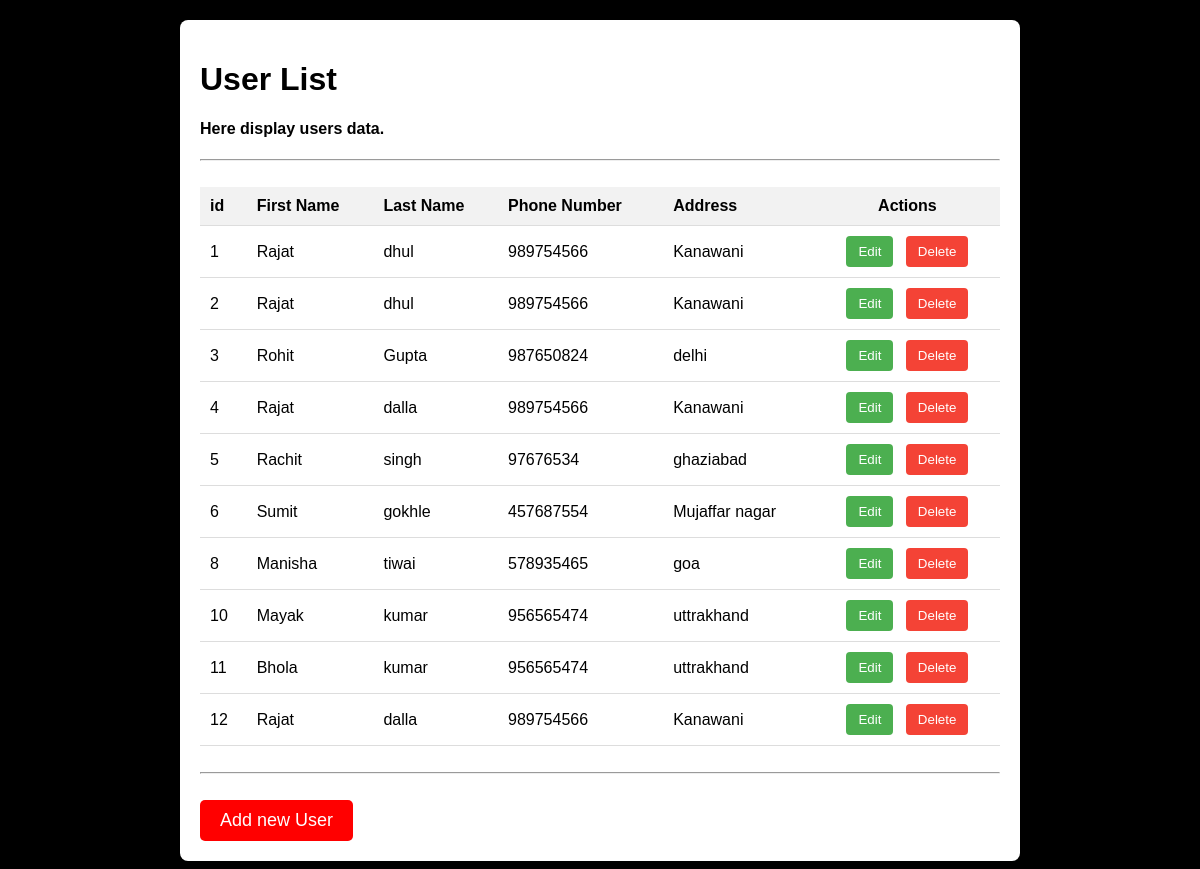
/index, run on the app's committed database.
### app.py (models this page shows)
class User(db.Model):
    id = db.Column(db.Integer, primary_key=True)
    first_name = db.Column(db.String(100), nullable=False, unique=False)
    last_name = db.Column(db.String(100), nullable=False, unique=False)
    phone_no = db.Column(db.String(15), nullable=False)
    address = db.Column(db.String(100), nullable=False)

### app.py (the view)
@app.route('/index', methods=['GET'])
def index():
    data = User.query.all()
    return render_template('index.html', data=data)

### templates/index.html (shortened to what this page needs)
<!DOCTYPE html>
<html lang="en">
<head>
</head>
<body>
    <div class="container">
        <h1>User List</h1>
        <h4>Here display users data.</h4>
        <hr>
        <br>
        <table>
            <thead>
                <tr>
                    <th>id</th>
                    <th>First Name</th>
                    <th>Last Name</th>
                    <th>Phone Number</th>
                    <th>Address</th>
                    <th>Actions</th>
                </tr>
            </thead>
            {% for User in data %}
            <tbody>
                <tr>
                    <td>{{User.id}}</td>
                    <td>{{User.first_name}}</td>
                    <td>{{User.last_name}}</td>
                    <td>{{User.phone_no}}</td>
                    <td>{{User.address}}</td>
                    <td>
                        <button class="btn btn-edit"
                            onclick="openForm('{{ User.id }}', '{{ User.first_name }}', '{{ User.last_name }}', '{{ User.phone_no }}', '{{ User.address }}')">Edit</button>
                        <button type="submit" class="btn btn-delete"
                            onclick="openDeletePopUP('{{User.id}}')">Delete</button>
                    </td>
                </tr>
            </tbody>
            {% endfor %}
        </table>
        <br>
        <hr>
        <br>
        <a href="/" class="addUser_btn">Add new User</a>
    </div>
</body>
</html>

### templates/index.html (style rules this page uses)
body { font-family: Arial, sans-serif; margin: 0; padding: 0; background-color: #000; }
.container { max-width: 800px; margin: 20px auto; padding: 20px; background-color: #fff; border-radius: 8px; box-shadow: 0 0 10px rgba(0, 0, 0, 0.1); }
table { width: 100%; border-collapse: collapse; }
th, td { padding: 10px; text-align: left; border-bottom: 1px solid #ddd; }
th:last-child, td:last-child { text-align: center; }
th { background-color: #f2f2f2; }
.btn { padding: 8px 12px; margin: 0 4px; border: none; border-radius: 4px; cursor: pointer; transition: background-color 0.3s; }
.btn-edit { background-color: #4caf50; color: #fff; }
.btn-delete { background-color: #f44336; color: #fff; }
.addUser_btn { padding: 10px 20px; background-color: hsl(0, 100%, 50%); border: none; border-radius: 5px; font-size: large; color: #fff; cursor: pointer; display: inline-block; text-decoration: none; transition: background-color 0.3s; }

### data on the page
User: id "1", first_name "Rajat", last_name "dhul", phone_no "989754566", address "Kanawani"
User: id "2", first_name "Rajat", last_name "dhul", phone_no "989754566", address "Kanawani"
User: id "3", first_name "Rohit", last_name "Gupta", phone_no "987650824", address "delhi"
User: id "4", first_name "Rajat", last_name "dalla", phone_no "989754566", address "Kanawani"
User: id "5", first_name "Rachit", last_name "singh", phone_no "97676534", address "ghaziabad"
User: id "6", first_name "Sumit", last_name "gokhle", phone_no "457687554", address "Mujaffar nagar"
User: id "8", first_name "Manisha", last_name "tiwai", phone_no "578935465", address "goa"
User: id "10", first_name "Mayak", last_name "kumar", phone_no "956565474", address "uttrakhand"
User: id "11", first_name "Bhola", last_name "kumar", phone_no "956565474", address "uttrakhand"
User: id "12", first_name "Rajat", last_name "dalla", phone_no "989754566", address "Kanawani"
